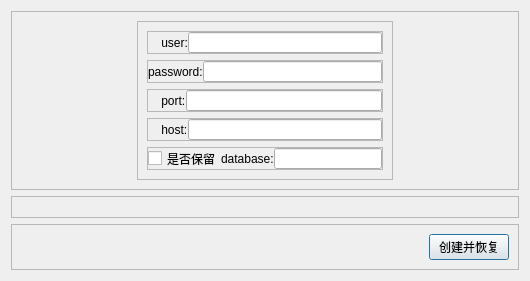
<?xml version="1.0" encoding="UTF-8"?>
<ui version="4.0">
 <class>Dialog</class>
 <widget class="QDialog" name="Dialog">
  <property name="geometry">
   <rect>
    <x>0</x>
    <y>0</y>
    <width>530</width>
    <height>281</height>
   </rect>
  </property>
  <property name="sizePolicy">
   <sizepolicy hsizetype="Fixed" vsizetype="Fixed">
    <horstretch>0</horstretch>
    <verstretch>0</verstretch>
   </sizepolicy>
  </property>
  <property name="minimumSize">
   <size>
    <width>530</width>
    <height>281</height>
   </size>
  </property>
  <property name="maximumSize">
   <size>
    <width>530</width>
    <height>281</height>
   </size>
  </property>
  <property name="windowTitle">
   <string>创建连接</string>
  </property>
  <layout class="QVBoxLayout" name="verticalLayout">
   <item>
    <spacer name="verticalSpacer">
     <property name="orientation">
      <enum>Qt::Vertical</enum>
     </property>
     <property name="sizeHint" stdset="0">
      <size>
       <width>20</width>
       <height>40</height>
      </size>
     </property>
    </spacer>
   </item>
   <item>
    <widget class="QFrame" name="frame">
     <property name="frameShape">
      <enum>QFrame::StyledPanel</enum>
     </property>
     <property name="frameShadow">
      <enum>QFrame::Raised</enum>
     </property>
     <layout class="QHBoxLayout" name="horizontalLayout_3">
      <item>
       <spacer name="horizontalSpacer">
        <property name="orientation">
         <enum>Qt::Horizontal</enum>
        </property>
        <property name="sizeHint" stdset="0">
         <size>
          <width>40</width>
          <height>20</height>
         </size>
        </property>
       </spacer>
      </item>
      <item>
       <widget class="QFrame" name="frame_2">
        <property name="frameShape">
         <enum>QFrame::StyledPanel</enum>
        </property>
        <property name="frameShadow">
         <enum>QFrame::Raised</enum>
        </property>
        <layout class="QVBoxLayout" name="verticalLayout_2">
         <property name="spacing">
          <number>6</number>
         </property>
         <item>
          <widget class="QFrame" name="frame_3">
           <property name="frameShape">
            <enum>QFrame::StyledPanel</enum>
           </property>
           <property name="frameShadow">
            <enum>QFrame::Raised</enum>
           </property>
           <layout class="QHBoxLayout" name="horizontalLayout">
            <property name="spacing">
             <number>0</number>
            </property>
            <property name="leftMargin">
             <number>0</number>
            </property>
            <property name="topMargin">
             <number>0</number>
            </property>
            <property name="rightMargin">
             <number>0</number>
            </property>
            <property name="bottomMargin">
             <number>0</number>
            </property>
            <item>
             <widget class="QLabel" name="userLabel">
              <property name="text">
               <string>    user:</string>
              </property>
             </widget>
            </item>
            <item>
             <widget class="QLineEdit" name="userLineEdit"/>
            </item>
           </layout>
          </widget>
         </item>
         <item>
          <widget class="QFrame" name="frame_4">
           <property name="frameShape">
            <enum>QFrame::StyledPanel</enum>
           </property>
           <property name="frameShadow">
            <enum>QFrame::Raised</enum>
           </property>
           <layout class="QHBoxLayout" name="horizontalLayout_2">
            <property name="spacing">
             <number>0</number>
            </property>
            <property name="leftMargin">
             <number>0</number>
            </property>
            <property name="topMargin">
             <number>0</number>
            </property>
            <property name="rightMargin">
             <number>0</number>
            </property>
            <property name="bottomMargin">
             <number>0</number>
            </property>
            <item>
             <widget class="QLabel" name="passwordLabel">
              <property name="text">
               <string>password:</string>
              </property>
             </widget>
            </item>
            <item>
             <widget class="QLineEdit" name="passwordLineEdit"/>
            </item>
           </layout>
          </widget>
         </item>
         <item>
          <widget class="QFrame" name="frame_8">
           <property name="frameShape">
            <enum>QFrame::StyledPanel</enum>
           </property>
           <property name="frameShadow">
            <enum>QFrame::Raised</enum>
           </property>
           <layout class="QHBoxLayout" name="horizontalLayout_7">
            <property name="spacing">
             <number>0</number>
            </property>
            <property name="leftMargin">
             <number>0</number>
            </property>
            <property name="topMargin">
             <number>0</number>
            </property>
            <property name="rightMargin">
             <number>0</number>
            </property>
            <property name="bottomMargin">
             <number>0</number>
            </property>
            <item>
             <widget class="QLabel" name="portLabel">
              <property name="text">
               <string>    port:</string>
              </property>
             </widget>
            </item>
            <item>
             <widget class="QLineEdit" name="portLineEdit"/>
            </item>
           </layout>
          </widget>
         </item>
         <item>
          <widget class="QFrame" name="frame_6">
           <property name="frameShape">
            <enum>QFrame::StyledPanel</enum>
           </property>
           <property name="frameShadow">
            <enum>QFrame::Raised</enum>
           </property>
           <layout class="QHBoxLayout" name="horizontalLayout_5">
            <property name="spacing">
             <number>0</number>
            </property>
            <property name="leftMargin">
             <number>0</number>
            </property>
            <property name="topMargin">
             <number>0</number>
            </property>
            <property name="rightMargin">
             <number>0</number>
            </property>
            <property name="bottomMargin">
             <number>0</number>
            </property>
            <item>
             <widget class="QLabel" name="hostLabel">
              <property name="text">
               <string>    host:</string>
              </property>
             </widget>
            </item>
            <item>
             <widget class="QLineEdit" name="hostLineEdit"/>
            </item>
           </layout>
          </widget>
         </item>
         <item>
          <widget class="QFrame" name="frame_5">
           <property name="frameShape">
            <enum>QFrame::StyledPanel</enum>
           </property>
           <property name="frameShadow">
            <enum>QFrame::Raised</enum>
           </property>
           <layout class="QHBoxLayout" name="horizontalLayout_4">
            <property name="spacing">
             <number>0</number>
            </property>
            <property name="leftMargin">
             <number>0</number>
            </property>
            <property name="topMargin">
             <number>0</number>
            </property>
            <property name="rightMargin">
             <number>0</number>
            </property>
            <property name="bottomMargin">
             <number>0</number>
            </property>
            <item>
             <widget class="QCheckBox" name="checkBox">
              <property name="text">
               <string>是否保留</string>
              </property>
             </widget>
            </item>
            <item>
             <widget class="QLabel" name="databasenameLabe">
              <property name="text">
               <string>database:</string>
              </property>
             </widget>
            </item>
            <item>
             <widget class="QLineEdit" name="databaseLineEdit"/>
            </item>
           </layout>
          </widget>
         </item>
        </layout>
       </widget>
      </item>
      <item>
       <spacer name="horizontalSpacer_2">
        <property name="orientation">
         <enum>Qt::Horizontal</enum>
        </property>
        <property name="sizeType">
         <enum>QSizePolicy::Expanding</enum>
        </property>
        <property name="sizeHint" stdset="0">
         <size>
          <width>40</width>
          <height>20</height>
         </size>
        </property>
       </spacer>
      </item>
     </layout>
    </widget>
   </item>
   <item>
    <spacer name="verticalSpacer_2">
     <property name="orientation">
      <enum>Qt::Vertical</enum>
     </property>
     <property name="sizeHint" stdset="0">
      <size>
       <width>20</width>
       <height>40</height>
      </size>
     </property>
    </spacer>
   </item>
   <item>
    <widget class="QFrame" name="frame_9">
     <property name="frameShape">
      <enum>QFrame::StyledPanel</enum>
     </property>
     <property name="frameShadow">
      <enum>QFrame::Raised</enum>
     </property>
     <layout class="QHBoxLayout" name="horizontalLayout_8">
      <property name="spacing">
       <number>0</number>
      </property>
      <property name="leftMargin">
       <number>30</number>
      </property>
      <property name="topMargin">
       <number>0</number>
      </property>
      <property name="rightMargin">
       <number>0</number>
      </property>
      <property name="bottomMargin">
       <number>0</number>
      </property>
      <item>
       <spacer name="horizontalSpacer_5">
        <property name="orientation">
         <enum>Qt::Horizontal</enum>
        </property>
        <property name="sizeHint" stdset="0">
         <size>
          <width>40</width>
          <height>20</height>
         </size>
        </property>
       </spacer>
      </item>
      <item>
       <widget class="QLabel" name="statusLabel">
        <property name="text">
         <string/>
        </property>
       </widget>
      </item>
      <item>
       <spacer name="horizontalSpacer_4">
        <property name="orientation">
         <enum>Qt::Horizontal</enum>
        </property>
        <property name="sizeHint" stdset="0">
         <size>
          <width>40</width>
          <height>20</height>
         </size>
        </property>
       </spacer>
      </item>
     </layout>
    </widget>
   </item>
   <item>
    <widget class="QFrame" name="frame_7">
     <property name="frameShape">
      <enum>QFrame::StyledPanel</enum>
     </property>
     <property name="frameShadow">
      <enum>QFrame::Raised</enum>
     </property>
     <layout class="QHBoxLayout" name="horizontalLayout_6">
      <item>
       <spacer name="horizontalSpacer_3">
        <property name="orientation">
         <enum>Qt::Horizontal</enum>
        </property>
        <property name="sizeHint" stdset="0">
         <size>
          <width>40</width>
          <height>20</height>
         </size>
        </property>
       </spacer>
      </item>
      <item>
       <widget class="QPushButton" name="ConnectDatabaseBtn">
        <property name="text">
         <string>创建并恢复</string>
        </property>
       </widget>
      </item>
     </layout>
    </widget>
   </item>
  </layout>
 </widget>
 <resources/>
 <connections/>
</ui>
